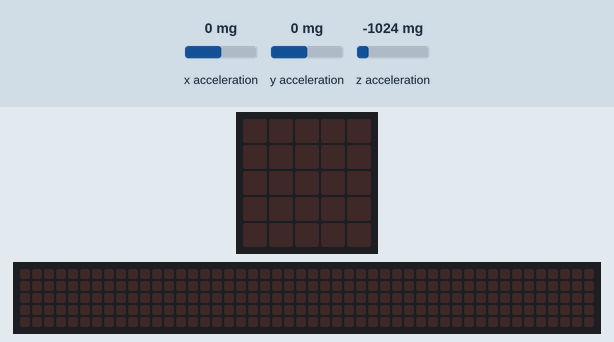
This program was run on a simulated BBC micro:bit (MakeCode). Parts: the board's 5×5 LED display, a strip that is not on the board, showing the scrolling text unrolled. The inputs (shaded band) are chosen by the test bench; at power-on: z acceleration -1024 mg, x acceleration 0 mg, y acceleration 0 mg. The 48×5 strip is a reading aid, not a part: it shows the text the display is scrolling, unrolled, one strip-width of it at a time.

Above: at 1.2 s.
1.3 s: z acceleration set to -976 mg
At 2.5 s:
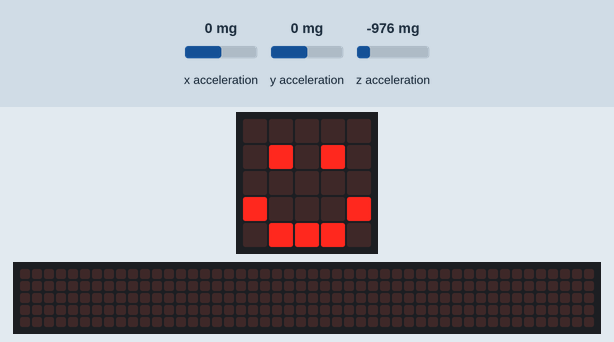
2.8 s: z acceleration set to 750 mg
4.3 s: z acceleration set to 848 mg
At 6.88 s:
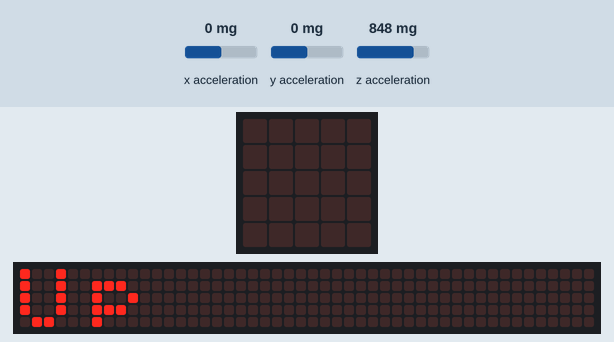
7.3 s: x acceleration set to -1440 mg
At 10.2 s:
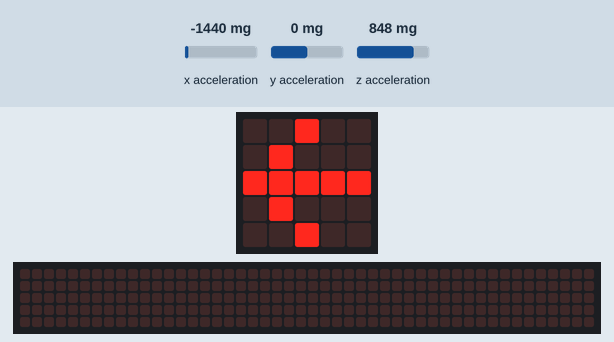
10.3 s: x acceleration set to 0 mg
At 10.54 s:
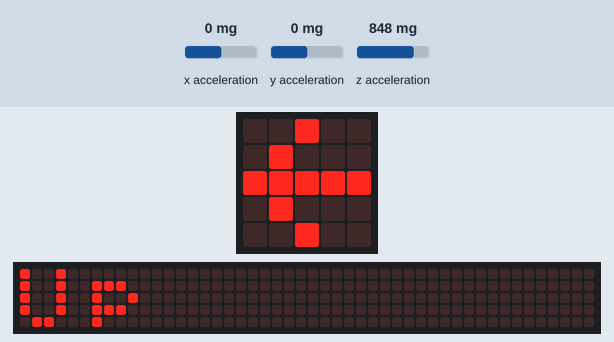
13.3 s: y acceleration set to -1440 mg
At 16.3 s:
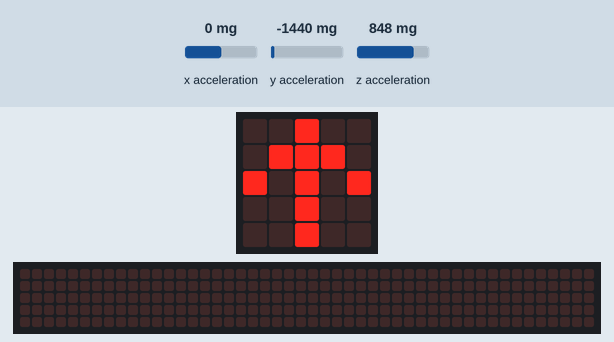

Measured:
- the behaviour switches between -1024 and -1023 mg on z acceleration (found by bisection; images 0 and 1)
- the behaviour switches between 800 and 801 mg on z acceleration (found by bisection; images 1 and 2)
- after the input at 1.3 s, the display: changes at once (image 1)
- after the input at 2.8 s, every drawn part: stays the same
- after the input at 4.3 s, the display: first changes after 0.11 s (image 2 shows a later state)
- after the input at 7.3 s, the display: first differs from a run without the input after 2.6 s (image 3)
- after the input at 10.3 s, the display: changes after 0.17 s (image 4)
- after the input at 13.3 s, the display: first differs from a run without the input after 2.6 s (image 5)

The program:

main.ts
```typescript
let x = 0
let y = 0
let z = 0
basic.forever(function () {
    x = input.acceleration(Dimension.X)
    y = input.acceleration(Dimension.Y)
    z = input.acceleration(Dimension.Z)
    if (x > 500) {
        basic.showArrow(ArrowNames.East)
    } else if (x < -500) {
        basic.showArrow(ArrowNames.West)
    } else if (y < -500) {
        basic.showArrow(ArrowNames.North)
    } else if (y > 500) {
        basic.showArrow(ArrowNames.South)
    } else if (z > 800 && Math.abs(x) < 500) {
        if (z > 800 && Math.abs(y) < 500) {
            basic.showString("Up")
        }
    } else if (z < -1023 && Math.abs(x) < 500) {
        if (z == -1023 && Math.abs(y) < 500) {
            basic.showString("Down")
        }
    } else {
        basic.showIcon(IconNames.Happy)
    }
})
```

test.ts
```typescript
// aquí va el archivo "tests"; esto no se compilará cuando este paquete se utilice como una extensión.
```
